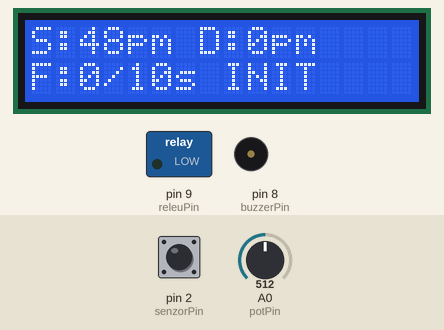
Recording of a sketch running on a simulated Arduino Uno, built with avr-gcc and run on an emulated ATmega328P. Shown: 16×2 character LCD, switched loads named in the sketch (green lamp = pin HIGH), buzzer (waves = sounding, pin HIGH). The test bench sets the inputs (shaded band); at power-on: A0 (potPin) = 512, pin 2 (senzorPin) HIGH. What the sketch prints to the serial monitor is not drawn.

Above: at 2.4 s.
2.5 s: A0 (potPin) set to 716
At 3.92 s:
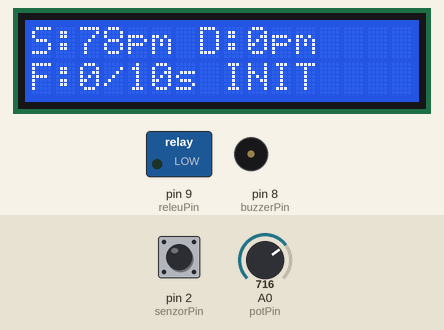
4.0 s: A0 (potPin) set to 511
At 5.34 s:
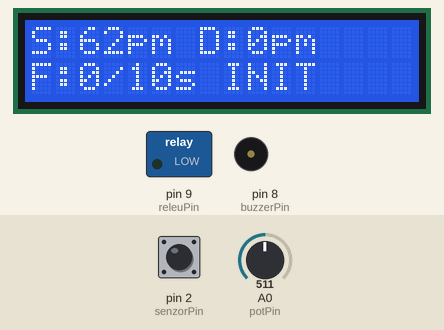
5.7 s: pin 2 (senzorPin) driven LOW
At 6.6 s:
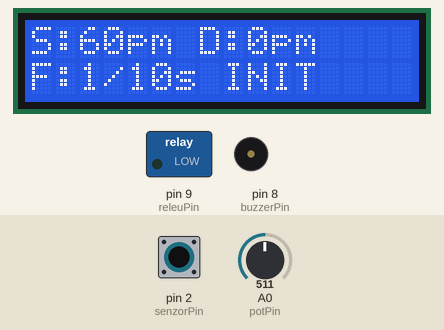
7.2 s: A0 (potPin) set to 122
At 8.65 s:
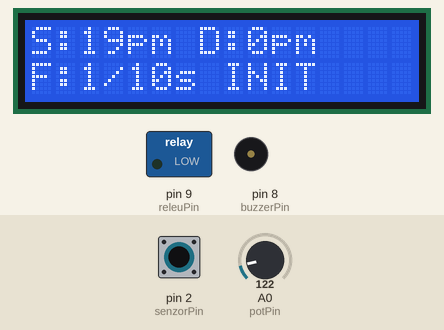
8.7 s: pin 2 (senzorPin) pulsed HIGH 5 times (0.12 s each, 0.3 s apart)
At 11.7 s:
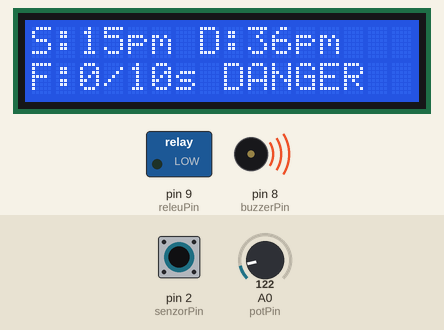
Timing chart, 0 to 22.9 s (numbered marks = the images above; inputs shaded):
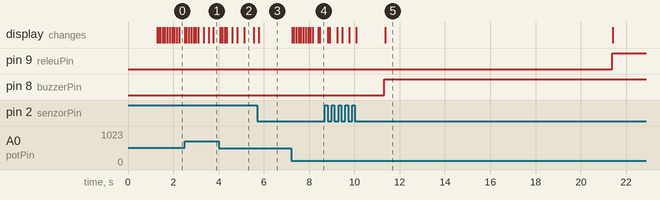

Measured:
- after the input at 5.7 s, the display: changes after 0.07 s (image 3)
- after the input at 7.2 s, the display: first changes at once (image 4 shows a later state)
- after the input at 8.7 s, pin 9 (releuPin): LOW → HIGH after 12.7 s instead of 2.6 s
- what the display in image 2 shows lasts 0.5 s, from 5.1 s to 5.6 s

The sketch:

cod_setup_arduino.ino
```cpp
#include <Wire.h>
#include <LiquidCrystal_I2C.h>

LiquidCrystal_I2C lcd(0x27, 16, 2);

const int potPin = A0;
const int senzorPin = 2;
const int releuPin = 9;
const int buzzerPin = 8;

// setpoint
int setpoint = 0;

// picaturi si debit
volatile int picaturiFereastra = 0;   // live in fereastra curenta
int picaturiUltime = 0;               // ultimele 10 secunde
int debitPicMin = 0;

// senzor - varianta sensibila cu interrupt
volatile unsigned long ultimaDetectie = 0;
const unsigned long debounceTime = 8;   // 8; daca rateaza, pun 5; daca dubleaza, pun 12

// timp
unsigned long ultimulCalcul = 0;
const unsigned long intervalCalcul = 10000; // 10 secunde

// stare sistem
const char* stareText = "INIT";
bool pompaPornita = false;

// ================= FUNCTII =================
void pornestePompa()
{
  digitalWrite(releuPin, HIGH);   // high este on
  pompaPornita = true;
}

void oprestePompa()
{
  digitalWrite(releuPin, LOW);    // low este off
  pompaPornita = false;
}

void pornesteBuzzer()
{
  digitalWrite(buzzerPin, HIGH);
}

void opresteBuzzer()
{
  digitalWrite(buzzerPin, LOW);
}

// interrupt pentru picaturi
void detectDrop()
{
  unsigned long acum = millis();

  if (acum - ultimaDetectie > debounceTime)
  {
    picaturiFereastra++;
    ultimaDetectie = acum;
  }
}

void setup()
{
  pinMode(senzorPin, INPUT);
  pinMode(releuPin, OUTPUT);
  pinMode(buzzerPin, OUTPUT);

  oprestePompa();
  opresteBuzzer();

  // interrupt pe senzor
  attachInterrupt(digitalPinToInterrupt(senzorPin), detectDrop, FALLING);
  // daca vezi ca pierde evenimente, incearca RISING in loc de FALLING

  lcd.init();
  lcd.backlight();

  lcd.setCursor(0, 0);
  lcd.print("IV DRIP CONTROL");
  lcd.setCursor(0, 1);
  lcd.print("Start...");
  delay(1200);
  lcd.clear();

  Serial.begin(115200);
  ultimulCalcul = millis();
}

void loop()
{
  int suma = 0;
  for (int i = 0; i < 20; i++)
  {
    suma += analogRead(potPin);
    delay(1);
  }

  int potMedie = suma / 20;
  int setpointBrut = map(potMedie, 0, 1023, 0, 120);

  static float setpointFiltrat = 0;
  setpointFiltrat = 0.85 * setpointFiltrat + 0.15 * setpointBrut;

  int setpointNou = (int)setpointFiltrat;

  if (abs(setpointNou - setpoint) >= 2)
  {
    setpoint = setpointNou;
  }

  // ================= TIMP =================
  unsigned long acum = millis();

  // ================= CALCUL + CONTROL LA 10 SEC =================
  if (acum - ultimulCalcul >= intervalCalcul)
  {
    noInterrupts();
    picaturiUltime = picaturiFereastra;
    picaturiFereastra = 0;
    interrupts();

    // 10 sec -> x6 pentru pic/min
    debitPicMin = picaturiUltime * 6;

    if (debitPicMin == 0)
    {
      stareText = "NOFLOW";
      pornestePompa();
      pornesteBuzzer();
    }
    else if (debitPicMin < 20)
    {
      stareText = "LOW";
      pornestePompa();
      pornesteBuzzer();
    }
    else if (debitPicMin < setpoint)
    {
      stareText = "SUB";
      pornestePompa();
      opresteBuzzer();
    }
    else if (debitPicMin <= setpoint + 5)
    {
      stareText = "OK";
      oprestePompa();
      opresteBuzzer();
    }
    else if (debitPicMin <= setpoint + 15)
    {
      stareText = "PESTE";
      oprestePompa();
      opresteBuzzer();
    }
    else
    {
      stareText = "DANGER";
      oprestePompa();
      pornesteBuzzer();
    }

    Serial.print("Setpoint: ");
    Serial.print(setpoint);
    Serial.print(" pm | Flux: ");
    Serial.print(picaturiUltime);
    Serial.print("/10s | Debit: ");
    Serial.print(debitPicMin);
    Serial.print(" pm | Stare: ");
    Serial.print(stareText);
    Serial.print(" | Pompa: ");
    Serial.print(pompaPornita ? "ON" : "OFF");
    Serial.print(" | Buzzer: ");
    if (debitPicMin == 0 || debitPicMin < 20 || debitPicMin > setpoint + 15)
      Serial.println("ON");
    else
      Serial.println("OFF");

    ultimulCalcul = acum;
  }

  // ================= LCD ARANJAT =================
  int picaturiLive;
  noInterrupts();
  picaturiLive = picaturiFereastra;
  interrupts();

  // linia 2 - setpoint si debit
  lcd.setCursor(0, 0);
  lcd.print("S:");
  lcd.print(setpoint);
  lcd.print("pm ");

  lcd.print("D:");
  lcd.print(debitPicMin);
  lcd.print("pm ");

  lcd.print("   ");

  // linia 2 -picaturi live si stare
  lcd.setCursor(0, 1);
  lcd.print("F:");
  lcd.print(picaturiLive);
  lcd.print("/10s ");

  lcd.print(stareText);

  lcd.print("      ");

  delay(50);
}
```
